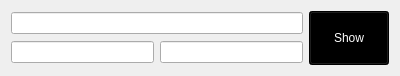
<?xml version="1.0" encoding="UTF-8"?>
<ui version="4.0">
 <class>ListItemWidget</class>
 <widget class="QWidget" name="ListItemWidget">
  <property name="geometry">
   <rect>
    <x>0</x>
    <y>0</y>
    <width>400</width>
    <height>76</height>
   </rect>
  </property>
  <property name="windowTitle">
   <string>Form</string>
  </property>
  <layout class="QGridLayout" name="gridLayout">
   <item row="2" column="2">
    <widget class="QPushButton" name="showDataButton">
     <property name="enabled">
      <bool>true</bool>
     </property>
     <property name="sizePolicy">
      <sizepolicy hsizetype="Minimum" vsizetype="Expanding">
       <horstretch>0</horstretch>
       <verstretch>0</verstretch>
      </sizepolicy>
     </property>
     <property name="styleSheet">
      <string notr="true">background-color: black;
color: white;</string>
     </property>
     <property name="text">
      <string>Show</string>
     </property>
    </widget>
   </item>
   <item row="2" column="1">
    <layout class="QVBoxLayout" name="verticalLayout">
     <item>
      <widget class="QLineEdit" name="urlEdit">
       <property name="readOnly">
        <bool>true</bool>
       </property>
      </widget>
     </item>
     <item>
      <layout class="QHBoxLayout" name="horizontalLayout">
       <item>
        <widget class="QLineEdit" name="loginEdit">
         <property name="readOnly">
          <bool>true</bool>
         </property>
        </widget>
       </item>
       <item>
        <widget class="QLineEdit" name="passwordEdit">
         <property name="readOnly">
          <bool>true</bool>
         </property>
        </widget>
       </item>
      </layout>
     </item>
    </layout>
   </item>
  </layout>
 </widget>
 <resources/>
 <connections/>
</ui>
